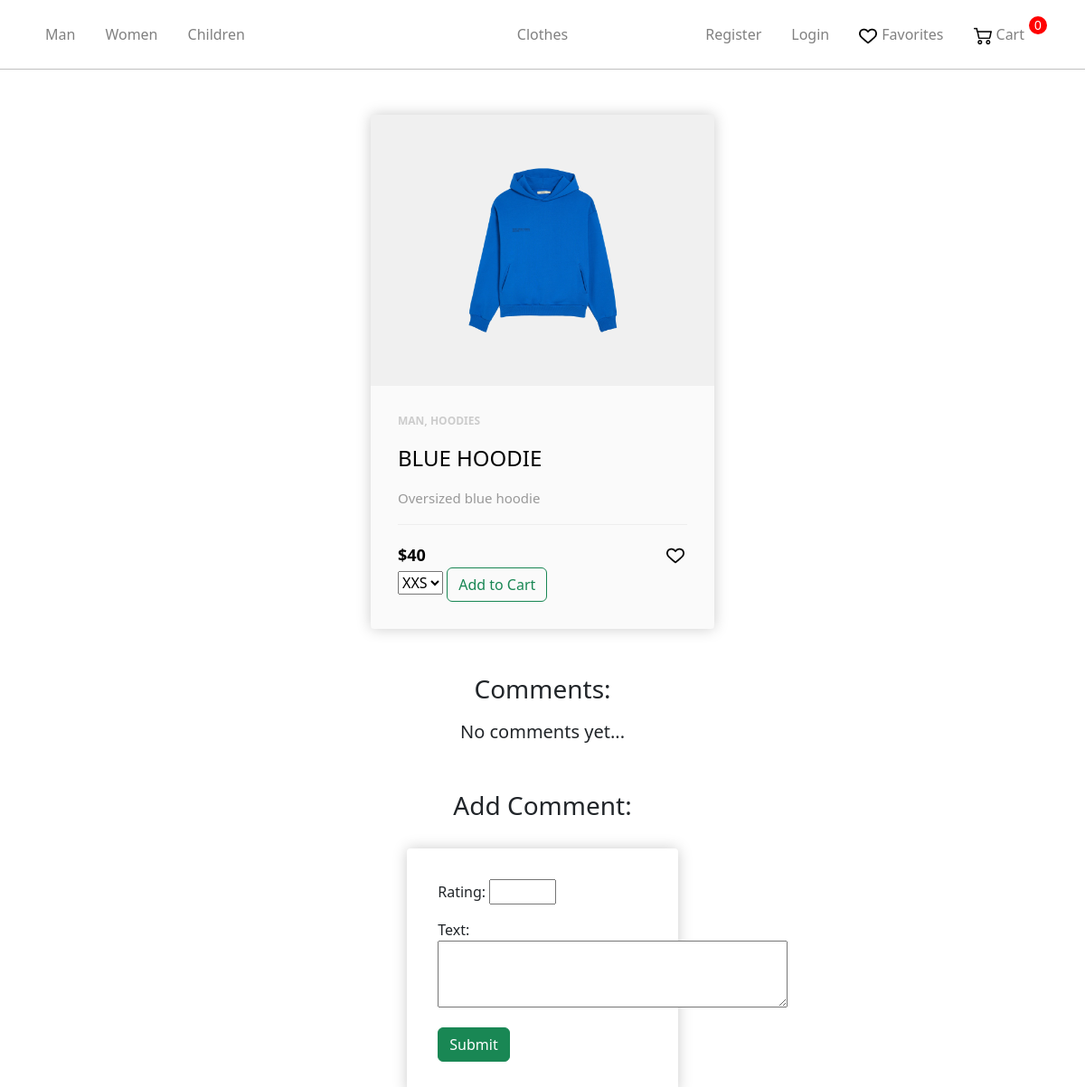
/product/blue-hoodie/, run on an earlier commit of the app's database.
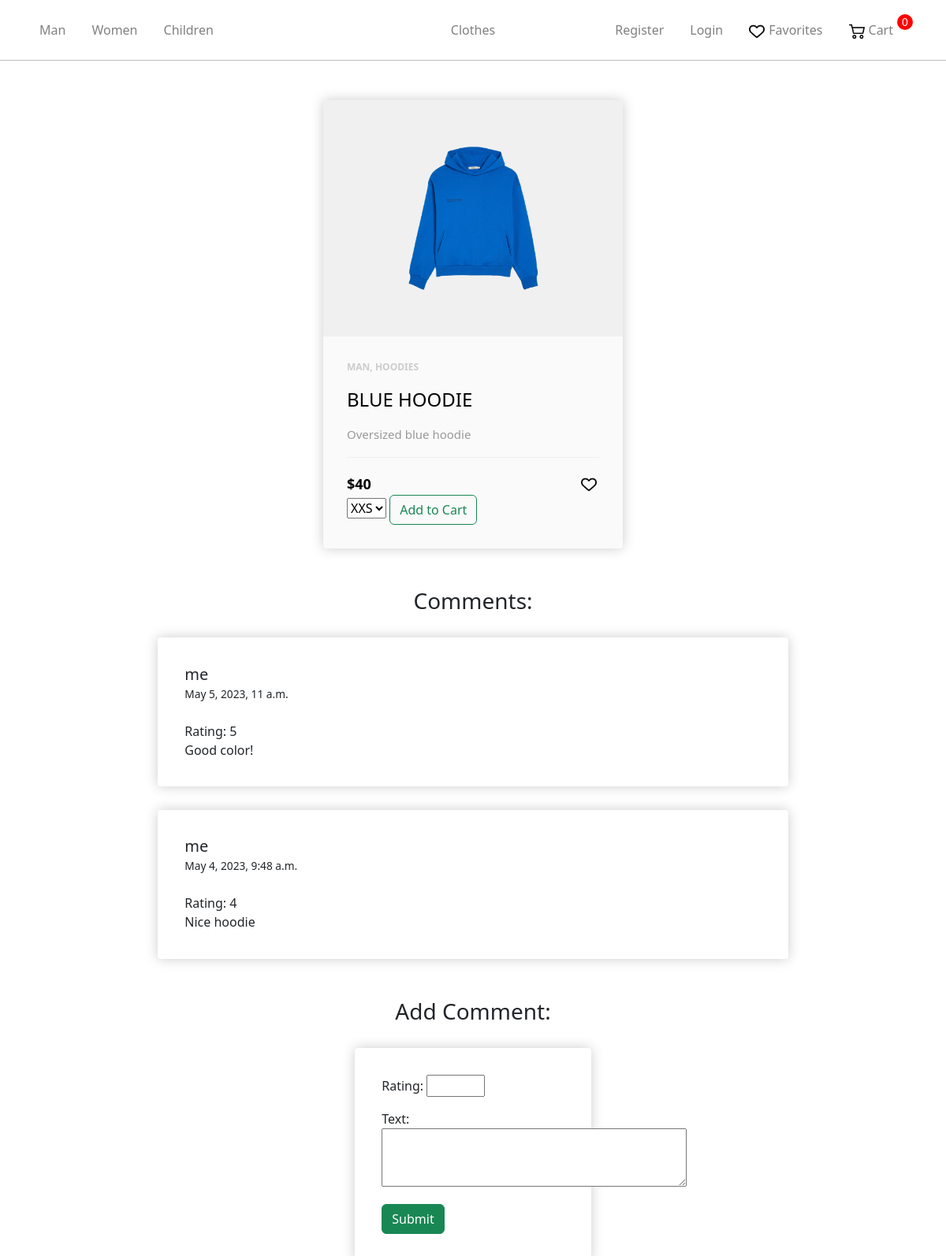
And on a later commit of the database.
### store/models.py (models this page shows, shortened)
class Gender(models.Model):
    name = models.CharField(max_length=100, db_index=True)
    slug = models.SlugField(max_length=255, unique=True, db_index=True)
    categories_id = models.ManyToManyField('Category')
    def __str__(self):
        return self.name
    def get_absolute_url(self):
        return reverse('gender', kwargs={'gender_slug': self.slug})

class Comment(models.Model):
    user = models.ForeignKey(User, on_delete=models.CASCADE)
    product = models.ForeignKey(Product, on_delete=models.CASCADE, related_name='comments')
    text = models.TextField()
    rating = models.IntegerField(default=5, validators=[MinValueValidator(1), MaxValueValidator(5)])
    created_at = models.DateTimeField(auto_now_add=True)

class User(AbstractUser):
    middle_name = models.CharField(max_length=255, blank=True)
    phone_number = models.CharField(max_length=13)

### store/views.py (the view, shortened to what this page needs)
# urls.py: path('product/<slug:product_slug>/',views.product,name='product'),
def product(request, product_slug):
    product = Product.objects.get(slug=product_slug)
    comments = product.get_comments()
    form = CommentForm(request.POST or None)
    if form.is_valid() and not request.user.is_authenticated:
        messages.info(request, 'You must log in to your account to leave a review.')
        return redirect('login')
    context = {
        'product': product,
        'comments': comments,
        'form': form,
    }
    context = get_user_context(context, request)
    return render(request, 'store/product.html', context)

### store/forms.py
class CommentForm(forms.ModelForm):
    rating = forms.IntegerField(widget=forms.NumberInput(attrs={'min': '1', 'max': '5', 'step': '1'}), required=True)
    text = forms.CharField(widget=forms.Textarea(attrs={'rows': 3}))
    class Meta:
        model = Comment
        fields = ('rating', 'text')

### store/models.py (called while the page is built)
    def get_add_favorite(self):
        return reverse('add_to_favorite', kwargs={'product_slug': self.slug})

    def get_comments(self):
        return self.comments.all().order_by('-created_at')

    def __str__(self):
        return self.name

### store/utils.py (called while the page is built)
def get_user_context(dict,request):
    context = dict
    genders = Gender.objects.all()
    ordered = 1
    if not request.user.is_authenticated:
        ordered = 0
    else:
        order_qs = Order.objects.filter(user=request.user, ordered=False)
        if order_qs.exists():
            context["order"] = order_qs[0]
        else:
            ordered = 0
    context["genders"] = genders
    context["gender_selected"] = -1
    context["cat_selected"] = -1
    context["ordered"] = ordered
    return context

### store/templates/store/product.html (shortened to what this page needs)
{% extends 'store/layout.html' %}
{% load static %}
{% load store_tags %}
{% block content %}
    <div class="product-card" style="box-shadow:hsl(0, 0%, 80%) 0 0 16px; border-radius: 4px">
		<div class="product-tumb">
			<img src="{{product.photo.url}}" alt="">
		</div>
		<div class="product-details">
			<span class="product-catagory">{{product.gender}}, {{product.cat}}</span>
			<h4>{{product.name}}</h4>
			<p>{{product.description}}</p>
			<div class="product-bottom-details">
				{%if product.discount%}
				<div style="color: red" class="product-price"><small style="color: black">${{product.price_discount}}</small>${{product.price}}</div>
				{%else%}
				<div style="color: black" class="product-price">${{product.price}}</div>
				{%endif%}
				<div class="product-links">
					<a href="{{product.get_add_favorite}}"><i class="fa fa-heart"><img src="../../static/store/img/heart.png" alt="Heart Icon"></i></a>
				</div>
			</div>
			<select name="sizes" id="sizes" >
			{%for size in product.sizes.all%}
            <option value="{{size.name}}">{{size.name}}</option>
			{%endfor%}
			</select>
			<input type="button" id="addcart" value="Add to Cart"  name="" class="btn btn-outline-success add-btn">
		</div>
	</div>
    <h3 style="text-align: center;">Comments:</h3>
    {% for comment in comments %}
    <div class="col-md-8" style="box-shadow:hsl(0, 0%, 80%) 0 0 16px; border-radius: 4px; margin: 30px auto;">
        <div class="media g-mb-30 media-comment">
            <div class="media-body u-shadow-v18 g-bg-secondary g-pa-30">
              <div class="g-mb-15">
                <h5 class="h5 g-color-gray-dark-v1 mb-0">{{ comment.user }}</h5>
                <span class="g-color-gray-dark-v4 g-font-size-12">{{ comment.created_at }}</span>
              </div>
              <p style="margin-bottom: 0;"><br>Rating: {{ comment.rating }}<br>{{ comment.text }}</p>
            </div>
        </div>
    </div>
    {% empty %}
        <p style="text-align: center; margin-top: 16px; font-size: 20px;">No comments yet...</p>
    {% endfor %}
    <h3 style="text-align: center; margin-top: 50px;">Add Comment:</h3>
    <div class="col-md-3" style="box-shadow:hsl(0, 0%, 80%) 0 0 16px; border-radius: 4px; margin: 30px auto;">
        <div class="media g-mb-30 media-comment">
            <div class="media-body u-shadow-v18 g-bg-secondary g-pa-30">
                <form method="post" action="{% url 'product' product_slug=product.slug %}">
                    {{ form.as_p }}
                    <button class="btn btn-success add-btn" type="submit">Submit</button>
                </form>
            </div>
        </div>
    </div>
{% endblock %}

### store/templates/store/layout.html (shortened to what this page needs)
{% load static %}
<!doctype html>
<html lang="en">
<head>
    <link rel="stylesheet" href="https://cdn.jsdelivr.net/npm/bootstrap@5.2.3/dist/css/bootstrap.min.css">
    <link rel="stylesheet" href="{% static 'store/css/main.css' %}">
</head>
<body>
    <nav class="navbar navbar-expand-sm navbar-dark main-nav">
    <div class="container justify-content-center">
        <ul class="nav navbar-nav w-100 flex-nowrap">
            {% for gender in genders%}
            <li class="nav-item active">
                {%if gender == gender_selected%}
                <p class="nav-link-selected lk" >{{gender.name}}</p>
                {%else%}
                <a class="nav-link lk" href="{{gender.get_absolute_url}}">{{gender.name}}</a>
                {%endif%}
            {% endfor %}
        </ul>
        <ul class="nav navbar-nav justify-content-center">
            <li class="nav-item"><a class="nav-link" href="{% url 'main' %}">Clothes</a></li>
        </ul>
        <ul class="nav navbar-nav w-100 justify-content-end">
            {% if request.user.is_authenticated %}
            <li class="nav-item">
                <a class="nav-link lk" href="{% url 'logout' %}">Logout</a>
            </li>
            {%else%}
            <li class="nav-item">
                <a class="nav-link lk" href="{% url 'register' %}">Register</a>
            </li>
            <li class="nav-item">
                <a class="nav-link lk" href="{% url 'login' %}">Login</a>
            </li>
            {%endif%}
            <li class="nav-item">
                <a class="nav-link lk icon" href="{% url 'liked' %}"><img src="../../static/store/img/heart.png" alt="Heart Icon">Favorites</a>
            </li>
            <li class="nav-item">
                {%if not ordered%}
                    <p class="cart-total">0</p>
                {%else%}
                    <p class="cart-total">{{order.products.count}}</p>
                {%endif%}
                <a class="nav-link lk icon" href="{% url 'cart' %}"><img src="../../static/store/img/shopping-cart.png" alt="Cart Icon">Cart</a>
            </li>
        </ul>
    </div>
    </nav>
    <hr class="nav">
    {% block content %}
    {% endblock %}
</body>
</html>

What changed in the data, as far as the page shows it:
added Comment: user "me", created_at "May 5, 2023, 11 a.m.", rating "5", text "Good color!"
added Comment: user "me", created_at "May 4, 2023, 9:48 a.m.", rating "4", text "Nice hoodie"
Also different on the page:
text no longer shown: "No comments yet..."
